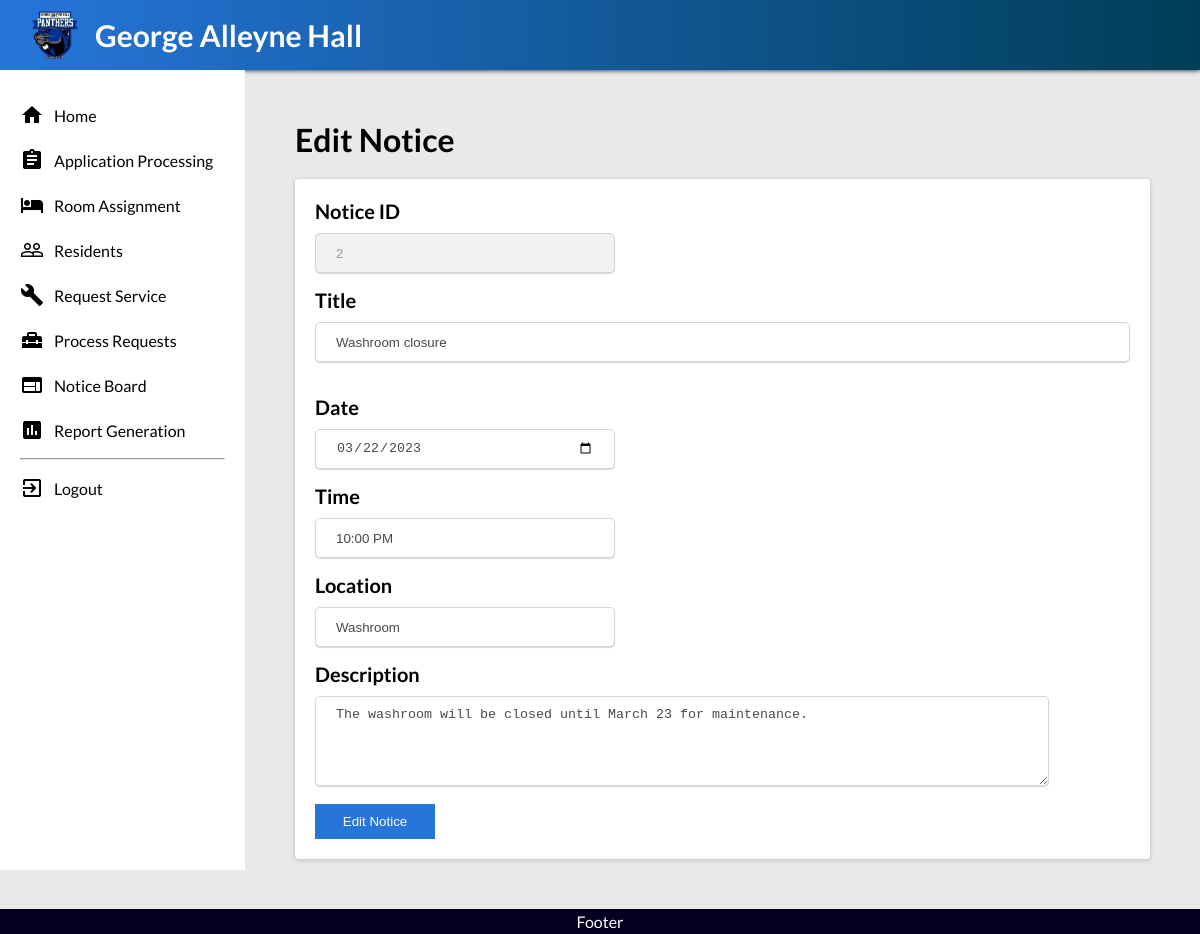
The page /pages/editNotice.php?id=2 (signed in) on the database its author committed.
### tables this page shows
CREATE TABLE `Notices` (
  `id` int(11) NOT NULL auto_increment,
  `author` int(11) NOT NULL,
  `post_date` date NOT NULL,
  `title` varchar(100) NOT NULL default ' ',
  `date` date NULL,
  `time` varchar(100) NOT NULL default ' ',
  `location` varchar(100) NOT NULL default ' ',
  `description` varchar(4000) NOT NULL default ' ',
PRIMARY KEY (`id`)
);

### pages/classAutoloader.php (called while the page is built, shortened)
<?php
function myAutoLoader($className){
    $path = "../classes/";
    $extension = ".class.php";
    $fullPath = $path.$className.$extension;
}
?>

### classes/DB.class.php (called while the page is built, shortened)
<?php
class DB {
    private $host = 'localhost';
    private $username = 'root';
    private $password = '';
    private $dbname = 'georgealleyne';
    public function connect() {
        $conn = new PDO("mysql:host=$this->host;dbname=$this->dbname;charset=utf8mb4", $this->username, $this->password);
        return $conn;
    }
}

### classes/NoticeBoard.class.php (called while the page is built, shortened)
<?php
class NoticeBoard {
    private $db;
    private $noticeList;
    public function __construct() {
        $this->db = new DB();
        $this->noticeList = $this->getAllNotices();
    }
    public function getAllNotices() {
        $stmt = $this->db->connect()->prepare("SELECT * FROM notices");
        $stmt->execute();
        $results = $stmt->fetchAll(PDO::FETCH_ASSOC);
        $noticeList = [];
        foreach ($results as $row){
            $stmt2 = $this->db->connect()->prepare("SELECT * FROM residents WHERE `Resident ID` = :residentID");
            $stmt2->bindValue(':residentID', $row['author'], PDO::PARAM_STR);
            $stmt2->execute();
            $results2 = $stmt2->fetchAll(PDO::FETCH_ASSOC)[0];
            $author = new Resident(
                $results2['First Name'], $results2['Last Name'], $results2['Middle Initial'], $results2['Resident ID'], $results2['Position'],
                $results2['DOB'], $results2['Nationality'], $results2['Gender'], $results2['Marital Status'], $results2['Family Type'], $results2['Home Address'],
                $results2['Mailing Address'], $results2['Email Address'], $results2['Phone Number'], $results2['ID Number'], $results2['Contact Name'],
                $results2['Contact Relationship'], $results2['Contact Telephone'], $results2['Contact Address'], $results2['Contact Email'], $results2['Level of Study'],
                $results2['Year of Study'], $results2['Programme Name'], $results2['Faculty Name'], $results2['Name of School'], $results2['Room Number']
            );
            $notice = new Notice(
              $row['id'], $author, $row['post_date'], $row['title'], $row['date'],
              $row['time'], $row['location'], $row['description']
            );
            array_push($noticeList, $notice);
        }
        return $noticeList;
    }
    public function findNotice($noticeID) {
        $found = false;
        $index = 0;
        foreach ($this->noticeList as $notice) {
            if($notice->getNoticeID() == $noticeID){
              $found = true;
              break;
            }
            $index = $index + 1;
        }
        if ($found == false) {
            return null;
        }
        else {
            return $this->noticeList[$index];
        }
    }
}
?>

### classes/Notice.class.php (called while the page is built, shortened)
<?php
class Notice {
    private $noticeID;
    private $noticeDetails;
    public function __construct($noticeID, $author, $postDate, $title, $date, $time, $location, $description) {
        $this->noticeID = $noticeID;
        $this->noticeDetails = new NoticeDetails($title, $date, $time, $description, $location);
    }
    public function getNoticeID() {
        return $this->noticeID;
    }
    public function getNoticeDetails() {
        return $this->noticeDetails;
    }
}
?>

### classes/NoticeDetails.class.php (called while the page is built, shortened)
<?php
class NoticeDetails {
    private $title;
    private $date;
    private $time;
    private $description;
    private $location;
    public function __construct(
        $title, $date, $time, $description, $location
    )
    {
        $this->title = $title;
        $this->date = $date;
        $this->time = $time;
        $this->description = $description;
        $this->location = $location;
    }
    public function getTitle() {
        return $this->title;
    }
    public function getDate() {
        return $this->date;
    }
    public function getTime() {
        return $this->time;
    }
    public function getDescription() {
        return $this->description;
    }
    public function getLocation() {
        return $this->location;
    }
}
?>

### pages/editNotice.php (the view, shortened to what this page needs)
<?php
include 'classAutoloader.php';
$noticeBoard = new NoticeBoard();
$notice_to_view = $noticeBoard->findNotice($_GET['id']);
?>
<!DOCTYPE html>
<html lang="en">
<head>
    <link rel="stylesheet" href="css/main.css">
    <link rel="stylesheet" href="css/editNotice.css">
</head>
<body>
    <?php include '_header.php'; ?>
    <div class="container">
        <?php include '_navigation.php'; ?>
        <main>
            <header>
                <h1 class="title">Edit Notice</h1>
            </header>
            <section>
                <form>
                    <label>Notice ID</label>
                    <input disabled type="text" name="notice-id" id="notice-id" value="<?php echo $notice_to_view->getNoticeID(); ?>">
                    <label>Title</label>
                    <input type="text" class="notice-title" name="notice-title" id="notice-title"
                        value="<?php echo $notice_to_view->getNoticeDetails()->getTitle(); ?>"
                    >
                    <label>Date</label>
                    <input type="date" name="date" id="date"
                        <?php
                            $date = $notice_to_view->getNoticeDetails()->getDate();
                            $dateVal = "";
                            if($date == null || trim($date) == ""){
                                $dateVal = "";
                            }
                            else{
                                $dateVal = $date;
                            }
                        ?>
                        value="<?php echo $dateVal; ?>"
                    >
                    <label>Time</label>
                    <input type="text" name="time" id="time"
                        <?php
                            $time = $notice_to_view->getNoticeDetails()->getTime();
                            $timeVal = "";
                            if($time == null || trim($time) == ""){
                                $timeVal = "N/A";
                            }
                            else{
                                $timeVal =  $time;
                            }
                        ?>
                        value="<?php echo $timeVal; ?>"
                    >
                    <label>Location</label>
                    <input type="text" name="location" id="location"
                        <?php
                            $location = $notice_to_view->getNoticeDetails()->getLocation();
                            $locationVal = "";
                            if($location == null || trim($location) == ""){
                                $locationVal = "N/A";
                            }
                            else{
                                $locationVal = $location;
                            }
                        ?>
                        value="<?php echo $locationVal; ?>"
                    >
                    <label>Description</label>
                    <?php
                        $description = $notice_to_view->getNoticeDetails()->getDescription();
                        $descriptionVal = "";
                        if($description == null || trim($description) == ""){
                            $descriptionVal = "N/A";
                        }
                        else{
                            $descriptionVal = $description;
                        }
                    ?>
                    <textarea name="description" id="description" cols="30" rows="10"><?php echo $descriptionVal; ?></textarea>
                    <div class="controls">
                        <button type="submit">Edit Notice</button>
                    </div>
                </form>
            </section>
        </main>
    </div>
    <?php include '_footer.php' ?>
</body>
</html>

### pages/css/main.css (style rules this page uses)
* { -moz-box-sizing: border-box; -webkit-box-sizing: border-box; box-sizing: border-box; }
body { margin: 0; background-color: rgb(233, 233, 233); font-family: 'Lato', sans-serif; }
h1, h2, h3, h4, h5, p { margin: 0; }
a, button { cursor: pointer; }
.container { display: flex; }
main { padding: 50px; width: 100%; box-shadow: 0 0 10px rgba(black, black, black, 0.5); }
header { display: flex; justify-content: space-between; }
.title { margin-bottom: 20px; font-weight: bold; }
section { background-color: white; padding: 20px; width: 100%; box-shadow: 0px 1px 5px rgba(0, 0, 0, 0.2); border-radius: 4px; }

### pages/css/editNotice.css (style rules this page uses)
label { display: block; font-size: 20px; font-weight: 600; margin-bottom: 10px; }
input { width: 100%; height: 40px; margin-bottom: 15px; padding: 10px 20px 10px 20px; border-radius: 5px; border: 1px solid rgb(214, 214, 214); box-shadow: 0px 1px 1px rgba(0, 0, 0, 0.16); color: #4A4A4A; outline-color: rgba(0,113,156,1); }
#date, #time, #location, #notice-id { max-width: 300px; }
input:disabled { background-color: #f2f2f2; color: #999999; cursor: not-allowed; }
textarea { width: 90%; height: 90px; margin-bottom: 15px; padding: 10px 20px 10px 20px; border-radius: 5px; border: 1px solid rgb(214, 214, 214); box-shadow: 0px 1px 1px rgba(0, 0, 0, 0.16); color: #4A4A4A; outline-color: rgba(0,113,156,1); resize: vertical; }
button { width: 120px; height: 35px; color: white; background-color: rgb(38, 117, 219); border: 0; transition: 0.2s; }

### rows shown on the page
notices: notice-id "2", notice-title "Washroom closure", date "03/22/2023", time "10:00 PM", location "Washroom", description "The washroom will be closed until March 23 for maintenance."
